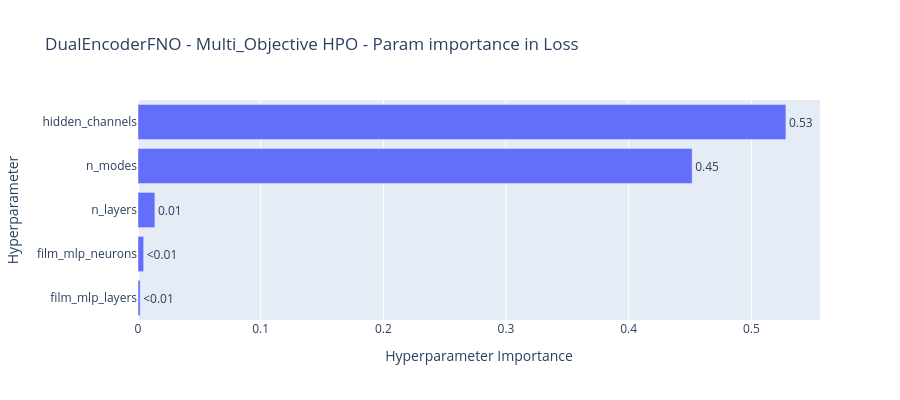

Source (notebook cell):
### Code cell
fig_importance = vis.plot_param_importances(
    study, 
    target=lambda t: t.values[0],
    target_name="Val Loss"
)
fig_importance.update_layout(height=400, title="DualEncoderFNO - Multi_Objective HPO - Param importance in Loss")
fig_importance.show()
fig_importance.write_html(str(cfg.hpo_dir / "rve2_hpo_param_importance.html"))
print("✅ Parameter Importance saved")

### Figure 1 — Plotly figure (JSON) as saved in the notebook; plotly's stock layout.template omitted (floating-point values rounded to 4 significant figures)
{"data": [{"cliponaxis": false, "hovertemplate": ["film_mlp_layers (CategoricalDistribution): 0.00175636943406415<extra></extra>", "film_mlp_neurons (CategoricalDistribution): 0.004614793209321516<extra></extra>", "n_layers (CategoricalDistribution): 0.013760952539628907<extra></extra>", "n_modes (CategoricalDistribution): 0.45172203002792993<extra></extra>", "hidden_channels (CategoricalDistribution): 0.5281458547890554<extra></extra>"], "name": "Val Loss", "orientation": "h", "text": ["<0.01", "<0.01", "0.01", "0.45", "0.53"], "textposition": "outside", "type": "bar", "x": [0.001756, 0.004615, 0.01376, 0.4517, 0.5281], "y": ["film_mlp_layers", "film_mlp_neurons", "n_layers", "n_modes", "hidden_channels"]}], "layout": {"height": 400, "title": {"text": "DualEncoderFNO - Multi_Objective HPO - Param importance in Loss"}, "xaxis": {"title": {"text": "Hyperparameter Importance"}}, "yaxis": {"title": {"text": "Hyperparameter"}}}}
